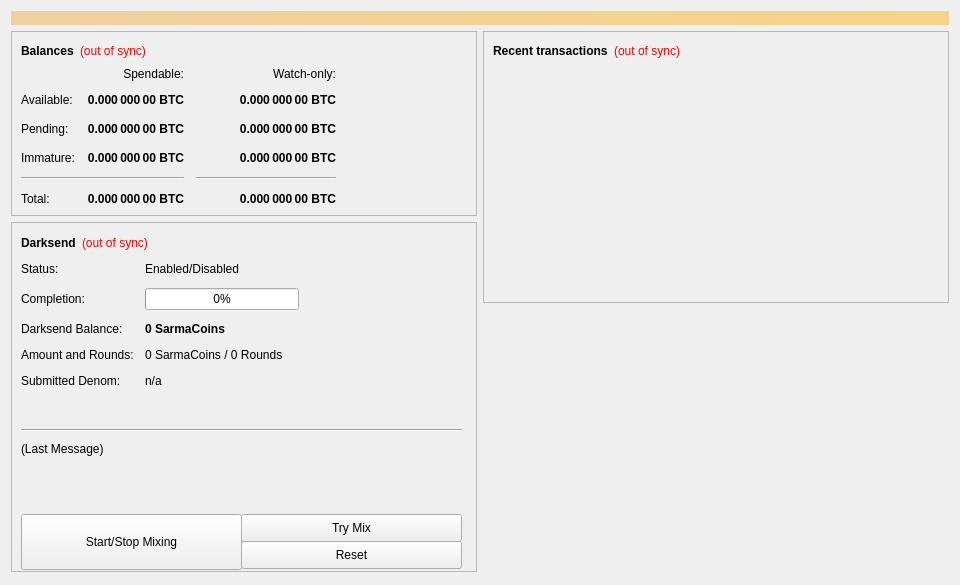
<?xml version="1.0" encoding="UTF-8"?>
<ui version="4.0">
 <class>OverviewPage</class>
 <widget class="QWidget" name="OverviewPage">
  <property name="geometry">
   <rect>
    <x>0</x>
    <y>0</y>
    <width>960</width>
    <height>585</height>
   </rect>
  </property>
  <property name="minimumSize">
   <size>
    <width>960</width>
    <height>0</height>
   </size>
  </property>
  <property name="windowTitle">
   <string>Form</string>
  </property>
  <layout class="QVBoxLayout" name="topLayout">
   <item>
    <widget class="QLabel" name="labelAlerts">
     <property name="visible">
      <bool>false</bool>
     </property>
     <property name="styleSheet">
      <string notr="true">background-color: qlineargradient(x1: 0, y1: 0, x2: 1, y2: 0, stop:0 #F0D0A0, stop:1 #F8D488); color:#000000;</string>
     </property>
     <property name="wordWrap">
      <bool>true</bool>
     </property>
     <property name="margin">
      <number>3</number>
     </property>
    </widget>
   </item>
   <item>
    <layout class="QHBoxLayout" name="horizontalLayout" stretch="1,1">
     <item>
      <layout class="QVBoxLayout" name="verticalLayout_2">
       <item>
        <widget class="QFrame" name="frame">
         <property name="frameShape">
          <enum>QFrame::StyledPanel</enum>
         </property>
         <property name="frameShadow">
          <enum>QFrame::Raised</enum>
         </property>
         <layout class="QVBoxLayout" name="verticalLayout_4">
          <item>
           <layout class="QHBoxLayout" name="horizontalLayout_4">
            <item>
             <widget class="QLabel" name="label_5">
              <property name="font">
               <font>
                <weight>75</weight>
                <bold>true</bold>
               </font>
              </property>
              <property name="text">
               <string>Balances</string>
              </property>
             </widget>
            </item>
            <item>
             <widget class="QLabel" name="labelWalletStatus">
              <property name="cursor">
               <cursorShape>WhatsThisCursor</cursorShape>
              </property>
              <property name="toolTip">
               <string>The displayed information may be out of date. Your wallet automatically synchronizes with the SarmaCoins network after a connection is established, but this process has not completed yet.</string>
              </property>
              <property name="styleSheet">
               <string notr="true">QLabel { color: red; }</string>
              </property>
              <property name="text">
               <string notr="true">(out of sync)</string>
              </property>
              <property name="alignment">
               <set>Qt::AlignLeading|Qt::AlignLeft|Qt::AlignVCenter</set>
              </property>
             </widget>
            </item>
            <item>
             <spacer name="horizontalSpacer_3">
              <property name="orientation">
               <enum>Qt::Horizontal</enum>
              </property>
              <property name="sizeHint" stdset="0">
               <size>
                <width>40</width>
                <height>20</height>
               </size>
              </property>
             </spacer>
            </item>
           </layout>
          </item>
          <item>
           <layout class="QGridLayout" name="gridLayout">
            <property name="spacing">
             <number>12</number>
            </property>
            <item row="2" column="2">
             <widget class="QLabel" name="labelWatchPending">
              <property name="font">
               <font>
                <weight>75</weight>
                <bold>true</bold>
               </font>
              </property>
              <property name="cursor">
               <cursorShape>IBeamCursor</cursorShape>
              </property>
              <property name="toolTip">
               <string>Unconfirmed transactions to watch-only addresses</string>
              </property>
              <property name="text">
               <string notr="true">0.000 000 00 BTC</string>
              </property>
              <property name="alignment">
               <set>Qt::AlignRight|Qt::AlignTrailing|Qt::AlignVCenter</set>
              </property>
              <property name="textInteractionFlags">
               <set>Qt::LinksAccessibleByMouse|Qt::TextSelectableByKeyboard|Qt::TextSelectableByMouse</set>
              </property>
             </widget>
            </item>
            <item row="2" column="1">
             <widget class="QLabel" name="labelUnconfirmed">
              <property name="font">
               <font>
                <weight>75</weight>
                <bold>true</bold>
               </font>
              </property>
              <property name="cursor">
               <cursorShape>IBeamCursor</cursorShape>
              </property>
              <property name="toolTip">
               <string>Total of transactions that have yet to be confirmed, and do not yet count toward the spendable balance</string>
              </property>
              <property name="text">
               <string notr="true">0.000 000 00 BTC</string>
              </property>
              <property name="alignment">
               <set>Qt::AlignRight|Qt::AlignTrailing|Qt::AlignVCenter</set>
              </property>
              <property name="textInteractionFlags">
               <set>Qt::LinksAccessibleByMouse|Qt::TextSelectableByKeyboard|Qt::TextSelectableByMouse</set>
              </property>
             </widget>
            </item>
            <item row="3" column="2">
             <widget class="QLabel" name="labelWatchImmature">
              <property name="font">
               <font>
                <weight>75</weight>
                <bold>true</bold>
               </font>
              </property>
              <property name="cursor">
               <cursorShape>IBeamCursor</cursorShape>
              </property>
              <property name="toolTip">
               <string>Mined balance in watch-only addresses that has not yet matured</string>
              </property>
              <property name="text">
               <string notr="true">0.000 000 00 BTC</string>
              </property>
              <property name="alignment">
               <set>Qt::AlignRight|Qt::AlignTrailing|Qt::AlignVCenter</set>
              </property>
              <property name="textInteractionFlags">
               <set>Qt::LinksAccessibleByMouse|Qt::TextSelectableByKeyboard|Qt::TextSelectableByMouse</set>
              </property>
             </widget>
            </item>
            <item row="4" column="0" colspan="2">
             <widget class="Line" name="lineSpendableBalance">
              <property name="orientation">
               <enum>Qt::Horizontal</enum>
              </property>
             </widget>
            </item>
            <item row="4" column="2">
             <widget class="Line" name="lineWatchBalance">
              <property name="sizePolicy">
               <sizepolicy hsizetype="Preferred" vsizetype="Fixed">
                <horstretch>0</horstretch>
                <verstretch>0</verstretch>
               </sizepolicy>
              </property>
              <property name="minimumSize">
               <size>
                <width>140</width>
                <height>0</height>
               </size>
              </property>
              <property name="orientation">
               <enum>Qt::Horizontal</enum>
              </property>
             </widget>
            </item>
            <item row="5" column="0">
             <widget class="QLabel" name="labelTotalText">
              <property name="text">
               <string>Total:</string>
              </property>
             </widget>
            </item>
            <item row="3" column="1">
             <widget class="QLabel" name="labelImmature">
              <property name="font">
               <font>
                <weight>75</weight>
                <bold>true</bold>
               </font>
              </property>
              <property name="cursor">
               <cursorShape>IBeamCursor</cursorShape>
              </property>
              <property name="toolTip">
               <string>Mined balance that has not yet matured</string>
              </property>
              <property name="text">
               <string notr="true">0.000 000 00 BTC</string>
              </property>
              <property name="alignment">
               <set>Qt::AlignRight|Qt::AlignTrailing|Qt::AlignVCenter</set>
              </property>
              <property name="textInteractionFlags">
               <set>Qt::LinksAccessibleByMouse|Qt::TextSelectableByKeyboard|Qt::TextSelectableByMouse</set>
              </property>
             </widget>
            </item>
            <item row="2" column="3">
             <spacer name="horizontalSpacer_2">
              <property name="orientation">
               <enum>Qt::Horizontal</enum>
              </property>
              <property name="sizeHint" stdset="0">
               <size>
                <width>40</width>
                <height>20</height>
               </size>
              </property>
             </spacer>
            </item>
            <item row="3" column="0">
             <widget class="QLabel" name="labelImmatureText">
              <property name="text">
               <string>Immature:</string>
              </property>
             </widget>
            </item>
            <item row="5" column="1">
             <widget class="QLabel" name="labelTotal">
              <property name="font">
               <font>
                <weight>75</weight>
                <bold>true</bold>
               </font>
              </property>
              <property name="cursor">
               <cursorShape>IBeamCursor</cursorShape>
              </property>
              <property name="toolTip">
               <string>Your current total balance</string>
              </property>
              <property name="text">
               <string notr="true">0.000 000 00 BTC</string>
              </property>
              <property name="alignment">
               <set>Qt::AlignRight|Qt::AlignTrailing|Qt::AlignVCenter</set>
              </property>
              <property name="textInteractionFlags">
               <set>Qt::LinksAccessibleByMouse|Qt::TextSelectableByKeyboard|Qt::TextSelectableByMouse</set>
              </property>
             </widget>
            </item>
            <item row="5" column="2">
             <widget class="QLabel" name="labelWatchTotal">
              <property name="font">
               <font>
                <weight>75</weight>
                <bold>true</bold>
               </font>
              </property>
              <property name="cursor">
               <cursorShape>IBeamCursor</cursorShape>
              </property>
              <property name="toolTip">
               <string>Current total balance in watch-only addresses</string>
              </property>
              <property name="text">
               <string notr="true">0.000 000 00 BTC</string>
              </property>
              <property name="alignment">
               <set>Qt::AlignRight|Qt::AlignTrailing|Qt::AlignVCenter</set>
              </property>
              <property name="textInteractionFlags">
               <set>Qt::LinksAccessibleByMouse|Qt::TextSelectableByKeyboard|Qt::TextSelectableByMouse</set>
              </property>
             </widget>
            </item>
            <item row="0" column="2">
             <widget class="QLabel" name="labelWatchonly">
              <property name="text">
               <string>Watch-only:</string>
              </property>
              <property name="alignment">
               <set>Qt::AlignRight|Qt::AlignTrailing|Qt::AlignVCenter</set>
              </property>
             </widget>
            </item>
            <item row="1" column="0">
             <widget class="QLabel" name="labelBalanceText">
              <property name="text">
               <string>Available:</string>
              </property>
             </widget>
            </item>
            <item row="1" column="1">
             <widget class="QLabel" name="labelBalance">
              <property name="font">
               <font>
                <weight>75</weight>
                <bold>true</bold>
               </font>
              </property>
              <property name="cursor">
               <cursorShape>IBeamCursor</cursorShape>
              </property>
              <property name="toolTip">
               <string>Your current spendable balance</string>
              </property>
              <property name="text">
               <string notr="true">0.000 000 00 BTC</string>
              </property>
              <property name="alignment">
               <set>Qt::AlignRight|Qt::AlignTrailing|Qt::AlignVCenter</set>
              </property>
              <property name="textInteractionFlags">
               <set>Qt::LinksAccessibleByMouse|Qt::TextSelectableByKeyboard|Qt::TextSelectableByMouse</set>
              </property>
             </widget>
            </item>
            <item row="1" column="2">
             <widget class="QLabel" name="labelWatchAvailable">
              <property name="font">
               <font>
                <weight>75</weight>
                <bold>true</bold>
               </font>
              </property>
              <property name="cursor">
               <cursorShape>IBeamCursor</cursorShape>
              </property>
              <property name="toolTip">
               <string>Your current balance in watch-only addresses</string>
              </property>
              <property name="text">
               <string notr="true">0.000 000 00 BTC</string>
              </property>
              <property name="alignment">
               <set>Qt::AlignRight|Qt::AlignTrailing|Qt::AlignVCenter</set>
              </property>
              <property name="textInteractionFlags">
               <set>Qt::LinksAccessibleByMouse|Qt::TextSelectableByKeyboard|Qt::TextSelectableByMouse</set>
              </property>
             </widget>
            </item>
            <item row="2" column="0">
             <widget class="QLabel" name="labelPendingText">
              <property name="text">
               <string>Pending:</string>
              </property>
             </widget>
            </item>
            <item row="0" column="1">
             <widget class="QLabel" name="labelSpendable">
              <property name="text">
               <string>Spendable:</string>
              </property>
              <property name="alignment">
               <set>Qt::AlignRight|Qt::AlignTrailing|Qt::AlignVCenter</set>
              </property>
             </widget>
            </item>
           </layout>
          </item>
         </layout>
        </widget>
       </item>
       <item>
        <widget class="QFrame" name="frameDarksend">
         <property name="minimumSize">
          <size>
           <width>0</width>
           <height>350</height>
          </size>
         </property>
         <property name="layoutDirection">
          <enum>Qt::LeftToRight</enum>
         </property>
         <property name="frameShape">
          <enum>QFrame::StyledPanel</enum>
         </property>
         <property name="frameShadow">
          <enum>QFrame::Raised</enum>
         </property>
         <widget class="QWidget" name="formLayoutWidget">
          <property name="geometry">
           <rect>
            <x>10</x>
            <y>40</y>
            <width>451</width>
            <height>161</height>
           </rect>
          </property>
          <layout class="QFormLayout" name="formLayout">
           <property name="fieldGrowthPolicy">
            <enum>QFormLayout::AllNonFixedFieldsGrow</enum>
           </property>
           <property name="horizontalSpacing">
            <number>11</number>
           </property>
           <property name="verticalSpacing">
            <number>12</number>
           </property>
           <item row="0" column="0">
            <widget class="QLabel" name="label_6">
             <property name="text">
              <string>Status:</string>
             </property>
            </widget>
           </item>
           <item row="1" column="0">
            <widget class="QLabel" name="label_7">
             <property name="text">
              <string>Completion:</string>
             </property>
            </widget>
           </item>
           <item row="1" column="1">
            <widget class="QProgressBar" name="darksendProgress">
             <property name="maximumSize">
              <size>
               <width>154</width>
               <height>16777215</height>
              </size>
             </property>
             <property name="value">
              <number>0</number>
             </property>
            </widget>
           </item>
           <item row="2" column="0">
            <widget class="QLabel" name="labelAnonymizedText">
             <property name="text">
              <string>Darksend Balance:</string>
             </property>
            </widget>
           </item>
           <item row="2" column="1">
            <widget class="QLabel" name="labelAnonymized">
             <property name="font">
              <font>
               <weight>75</weight>
               <bold>true</bold>
              </font>
             </property>
             <property name="text">
              <string notr="true">0 SarmaCoins</string>
             </property>
            </widget>
           </item>
           <item row="3" column="0">
            <widget class="QLabel" name="label_8">
             <property name="text">
              <string>Amount and Rounds:</string>
             </property>
            </widget>
           </item>
           <item row="3" column="1">
            <widget class="QLabel" name="labelAmountRounds">
             <property name="text">
              <string>0 SarmaCoins / 0 Rounds</string>
             </property>
            </widget>
           </item>
           <item row="4" column="0">
            <widget class="QLabel" name="label_9">
             <property name="text">
              <string>Submitted Denom:</string>
             </property>
            </widget>
           </item>
           <item row="4" column="1">
            <widget class="QLabel" name="labelSubmittedDenom">
             <property name="toolTip">
              <string>The denominations you submitted to the Masternode.&lt;br&gt;To mix, other users must submit the exact same denominations.</string>
             </property>
             <property name="text">
              <string>n/a</string>
             </property>
            </widget>
           </item>
           <item row="0" column="1">
            <widget class="QLabel" name="darksendEnabled">
             <property name="text">
              <string>Enabled/Disabled</string>
             </property>
            </widget>
           </item>
          </layout>
         </widget>
         <widget class="QPushButton" name="runAutoDenom">
          <property name="geometry">
           <rect>
            <x>251</x>
            <y>17</y>
            <width>1</width>
            <height>1</height>
           </rect>
          </property>
          <property name="palette">
           <palette>
            <active>
             <colorrole role="WindowText">
              <brush brushstyle="SolidPattern">
               <color alpha="255">
                <red>0</red>
                <green>0</green>
                <blue>0</blue>
               </color>
              </brush>
             </colorrole>
             <colorrole role="Button">
              <brush brushstyle="SolidPattern">
               <color alpha="255">
                <red>239</red>
                <green>238</green>
                <blue>238</blue>
               </color>
              </brush>
             </colorrole>
             <colorrole role="Light">
              <brush brushstyle="SolidPattern">
               <color alpha="255">
                <red>255</red>
                <green>255</green>
                <blue>255</blue>
               </color>
              </brush>
             </colorrole>
             <colorrole role="Midlight">
              <brush brushstyle="SolidPattern">
               <color alpha="255">
                <red>247</red>
                <green>246</green>
                <blue>246</blue>
               </color>
              </brush>
             </colorrole>
             <colorrole role="Dark">
              <brush brushstyle="SolidPattern">
               <color alpha="255">
                <red>119</red>
                <green>119</green>
                <blue>119</blue>
               </color>
              </brush>
             </colorrole>
             <colorrole role="Mid">
              <brush brushstyle="SolidPattern">
               <color alpha="255">
                <red>159</red>
                <green>159</green>
                <blue>159</blue>
               </color>
              </brush>
             </colorrole>
             <colorrole role="Text">
              <brush brushstyle="SolidPattern">
               <color alpha="255">
                <red>0</red>
                <green>0</green>
                <blue>0</blue>
               </color>
              </brush>
             </colorrole>
             <colorrole role="BrightText">
              <brush brushstyle="SolidPattern">
               <color alpha="255">
                <red>255</red>
                <green>255</green>
                <blue>255</blue>
               </color>
              </brush>
             </colorrole>
             <colorrole role="ButtonText">
              <brush brushstyle="SolidPattern">
               <color alpha="255">
                <red>0</red>
                <green>0</green>
                <blue>0</blue>
               </color>
              </brush>
             </colorrole>
             <colorrole role="Base">
              <brush brushstyle="SolidPattern">
               <color alpha="255">
                <red>255</red>
                <green>255</green>
                <blue>255</blue>
               </color>
              </brush>
             </colorrole>
             <colorrole role="Window">
              <brush brushstyle="SolidPattern">
               <color alpha="255">
                <red>239</red>
                <green>238</green>
                <blue>238</blue>
               </color>
              </brush>
             </colorrole>
             <colorrole role="Shadow">
              <brush brushstyle="SolidPattern">
               <color alpha="255">
                <red>0</red>
                <green>0</green>
                <blue>0</blue>
               </color>
              </brush>
             </colorrole>
             <colorrole role="AlternateBase">
              <brush brushstyle="SolidPattern">
               <color alpha="255">
                <red>247</red>
                <green>246</green>
                <blue>246</blue>
               </color>
              </brush>
             </colorrole>
             <colorrole role="ToolTipBase">
              <brush brushstyle="SolidPattern">
               <color alpha="255">
                <red>255</red>
                <green>255</green>
                <blue>220</blue>
               </color>
              </brush>
             </colorrole>
             <colorrole role="ToolTipText">
              <brush brushstyle="SolidPattern">
               <color alpha="255">
                <red>0</red>
                <green>0</green>
                <blue>0</blue>
               </color>
              </brush>
             </colorrole>
            </active>
            <inactive>
             <colorrole role="WindowText">
              <brush brushstyle="SolidPattern">
               <color alpha="255">
                <red>0</red>
                <green>0</green>
                <blue>0</blue>
               </color>
              </brush>
             </colorrole>
             <colorrole role="Button">
              <brush brushstyle="SolidPattern">
               <color alpha="255">
                <red>239</red>
                <green>238</green>
                <blue>238</blue>
               </color>
              </brush>
             </colorrole>
             <colorrole role="Light">
              <brush brushstyle="SolidPattern">
               <color alpha="255">
                <red>255</red>
                <green>255</green>
                <blue>255</blue>
               </color>
              </brush>
             </colorrole>
             <colorrole role="Midlight">
              <brush brushstyle="SolidPattern">
               <color alpha="255">
                <red>247</red>
                <green>246</green>
                <blue>246</blue>
               </color>
              </brush>
             </colorrole>
             <colorrole role="Dark">
              <brush brushstyle="SolidPattern">
               <color alpha="255">
                <red>119</red>
                <green>119</green>
                <blue>119</blue>
               </color>
              </brush>
             </colorrole>
             <colorrole role="Mid">
              <brush brushstyle="SolidPattern">
               <color alpha="255">
                <red>159</red>
                <green>159</green>
                <blue>159</blue>
               </color>
              </brush>
             </colorrole>
             <colorrole role="Text">
              <brush brushstyle="SolidPattern">
               <color alpha="255">
                <red>0</red>
                <green>0</green>
                <blue>0</blue>
               </color>
              </brush>
             </colorrole>
             <colorrole role="BrightText">
              <brush brushstyle="SolidPattern">
               <color alpha="255">
                <red>255</red>
                <green>255</green>
                <blue>255</blue>
               </color>
              </brush>
             </colorrole>
             <colorrole role="ButtonText">
              <brush brushstyle="SolidPattern">
               <color alpha="255">
                <red>0</red>
                <green>0</green>
                <blue>0</blue>
               </color>
              </brush>
             </colorrole>
             <colorrole role="Base">
              <brush brushstyle="SolidPattern">
               <color alpha="255">
                <red>255</red>
                <green>255</green>
                <blue>255</blue>
               </color>
              </brush>
             </colorrole>
             <colorrole role="Window">
              <brush brushstyle="SolidPattern">
               <color alpha="255">
                <red>239</red>
                <green>238</green>
                <blue>238</blue>
               </color>
              </brush>
             </colorrole>
             <colorrole role="Shadow">
              <brush brushstyle="SolidPattern">
               <color alpha="255">
                <red>0</red>
                <green>0</green>
                <blue>0</blue>
               </color>
              </brush>
             </colorrole>
             <colorrole role="AlternateBase">
              <brush brushstyle="SolidPattern">
               <color alpha="255">
                <red>247</red>
                <green>246</green>
                <blue>246</blue>
               </color>
              </brush>
             </colorrole>
             <colorrole role="ToolTipBase">
              <brush brushstyle="SolidPattern">
               <color alpha="255">
                <red>255</red>
                <green>255</green>
                <blue>220</blue>
               </color>
              </brush>
             </colorrole>
             <colorrole role="ToolTipText">
              <brush brushstyle="SolidPattern">
               <color alpha="255">
                <red>0</red>
                <green>0</green>
                <blue>0</blue>
               </color>
              </brush>
             </colorrole>
            </inactive>
            <disabled>
             <colorrole role="WindowText">
              <brush brushstyle="SolidPattern">
               <color alpha="255">
                <red>119</red>
                <green>119</green>
                <blue>119</blue>
               </color>
              </brush>
             </colorrole>
             <colorrole role="Button">
              <brush brushstyle="SolidPattern">
               <color alpha="255">
                <red>239</red>
                <green>238</green>
                <blue>238</blue>
               </color>
              </brush>
             </colorrole>
             <colorrole role="Light">
              <brush brushstyle="SolidPattern">
               <color alpha="255">
                <red>255</red>
                <green>255</green>
                <blue>255</blue>
               </color>
              </brush>
             </colorrole>
             <colorrole role="Midlight">
              <brush brushstyle="SolidPattern">
               <color alpha="255">
                <red>247</red>
                <green>246</green>
                <blue>246</blue>
               </color>
              </brush>
             </colorrole>
             <colorrole role="Dark">
              <brush brushstyle="SolidPattern">
               <color alpha="255">
                <red>119</red>
                <green>119</green>
                <blue>119</blue>
               </color>
              </brush>
             </colorrole>
             <colorrole role="Mid">
              <brush brushstyle="SolidPattern">
               <color alpha="255">
                <red>159</red>
                <green>159</green>
                <blue>159</blue>
               </color>
              </brush>
             </colorrole>
             <colorrole role="Text">
              <brush brushstyle="SolidPattern">
               <color alpha="255">
                <red>119</red>
                <green>119</green>
                <blue>119</blue>
               </color>
              </brush>
             </colorrole>
             <colorrole role="BrightText">
              <brush brushstyle="SolidPattern">
               <color alpha="255">
                <red>255</red>
                <green>255</green>
                <blue>255</blue>
               </color>
              </brush>
             </colorrole>
             <colorrole role="ButtonText">
              <brush brushstyle="SolidPattern">
               <color alpha="255">
                <red>119</red>
                <green>119</green>
                <blue>119</blue>
               </color>
              </brush>
             </colorrole>
             <colorrole role="Base">
              <brush brushstyle="SolidPattern">
               <color alpha="255">
                <red>239</red>
                <green>238</green>
                <blue>238</blue>
               </color>
              </brush>
             </colorrole>
             <colorrole role="Window">
              <brush brushstyle="SolidPattern">
               <color alpha="255">
                <red>239</red>
                <green>238</green>
                <blue>238</blue>
               </color>
              </brush>
             </colorrole>
             <colorrole role="Shadow">
              <brush brushstyle="SolidPattern">
               <color alpha="255">
                <red>0</red>
                <green>0</green>
                <blue>0</blue>
               </color>
              </brush>
             </colorrole>
             <colorrole role="AlternateBase">
              <brush brushstyle="SolidPattern">
               <color alpha="255">
                <red>239</red>
                <green>238</green>
                <blue>238</blue>
               </color>
              </brush>
             </colorrole>
             <colorrole role="ToolTipBase">
              <brush brushstyle="SolidPattern">
               <color alpha="255">
                <red>255</red>
                <green>255</green>
                <blue>220</blue>
               </color>
              </brush>
             </colorrole>
             <colorrole role="ToolTipText">
              <brush brushstyle="SolidPattern">
               <color alpha="255">
                <red>0</red>
                <green>0</green>
                <blue>0</blue>
               </color>
              </brush>
             </colorrole>
            </disabled>
           </palette>
          </property>
          <property name="focusPolicy">
           <enum>Qt::NoFocus</enum>
          </property>
          <property name="autoFillBackground">
           <bool>true</bool>
          </property>
          <property name="text">
           <string/>
          </property>
          <property name="flat">
           <bool>true</bool>
          </property>
         </widget>
         <widget class="QPushButton" name="toggleDarksend">
          <property name="geometry">
           <rect>
            <x>10</x>
            <y>292</y>
            <width>221</width>
            <height>56</height>
           </rect>
          </property>
          <property name="sizePolicy">
           <sizepolicy hsizetype="MinimumExpanding" vsizetype="Fixed">
            <horstretch>0</horstretch>
            <verstretch>0</verstretch>
           </sizepolicy>
          </property>
          <property name="text">
           <string>Start/Stop Mixing</string>
          </property>
         </widget>
         <widget class="Line" name="lineLastMessage">
          <property name="geometry">
           <rect>
            <x>10</x>
            <y>200</y>
            <width>441</width>
            <height>16</height>
           </rect>
          </property>
          <property name="orientation">
           <enum>Qt::Horizontal</enum>
          </property>
         </widget>
         <widget class="QLabel" name="darksendStatus">
          <property name="geometry">
           <rect>
            <x>10</x>
            <y>220</y>
            <width>451</width>
            <height>61</height>
           </rect>
          </property>
          <property name="minimumSize">
           <size>
            <width>288</width>
            <height>43</height>
           </size>
          </property>
          <property name="text">
           <string>(Last Message)</string>
          </property>
          <property name="alignment">
           <set>Qt::AlignLeading|Qt::AlignLeft|Qt::AlignTop</set>
          </property>
          <property name="wordWrap">
           <bool>true</bool>
          </property>
         </widget>
         <widget class="QPushButton" name="darksendAuto">
          <property name="geometry">
           <rect>
            <x>230</x>
            <y>292</y>
            <width>221</width>
            <height>28</height>
           </rect>
          </property>
          <property name="sizePolicy">
           <sizepolicy hsizetype="MinimumExpanding" vsizetype="Fixed">
            <horstretch>0</horstretch>
            <verstretch>0</verstretch>
           </sizepolicy>
          </property>
          <property name="toolTip">
           <string>Try to manually submit a Darksend request.</string>
          </property>
          <property name="text">
           <string>Try Mix</string>
          </property>
         </widget>
         <widget class="QPushButton" name="darksendReset">
          <property name="geometry">
           <rect>
            <x>230</x>
            <y>319</y>
            <width>221</width>
            <height>28</height>
           </rect>
          </property>
          <property name="sizePolicy">
           <sizepolicy hsizetype="MinimumExpanding" vsizetype="Fixed">
            <horstretch>0</horstretch>
            <verstretch>0</verstretch>
           </sizepolicy>
          </property>
          <property name="toolTip">
           <string>Reset the current status of Darksend (can interrupt Darksend if it's in the process of Mixing, which can cost you money!)</string>
          </property>
          <property name="autoFillBackground">
           <bool>false</bool>
          </property>
          <property name="text">
           <string>Reset</string>
          </property>
         </widget>
         <widget class="QWidget" name="layoutWidget">
          <property name="geometry">
           <rect>
            <x>10</x>
            <y>10</y>
            <width>431</width>
            <height>22</height>
           </rect>
          </property>
          <layout class="QHBoxLayout" name="horizontalLayout_5">
           <item>
            <widget class="QLabel" name="label_2">
             <property name="font">
              <font>
               <weight>75</weight>
               <bold>true</bold>
              </font>
             </property>
             <property name="text">
              <string>Darksend</string>
             </property>
            </widget>
           </item>
           <item>
            <widget class="QLabel" name="labelDarksendSyncStatus">
             <property name="toolTip">
              <string>The displayed information may be out of date. Your wallet automatically synchronizes with the SarmaCoins network after a connection is established, but this process has not completed yet.</string>
             </property>
             <property name="styleSheet">
              <string notr="true">QLabel { color: red; }</string>
             </property>
             <property name="text">
              <string notr="true">(out of sync)</string>
             </property>
             <property name="alignment">
              <set>Qt::AlignLeading|Qt::AlignLeft|Qt::AlignVCenter</set>
             </property>
            </widget>
           </item>
           <item>
            <spacer name="horizontalSpacer_4">
             <property name="orientation">
              <enum>Qt::Horizontal</enum>
             </property>
             <property name="sizeHint" stdset="0">
              <size>
               <width>40</width>
               <height>20</height>
              </size>
             </property>
            </spacer>
           </item>
          </layout>
         </widget>
        </widget>
       </item>
       <item>
        <spacer name="verticalSpacer">
         <property name="orientation">
          <enum>Qt::Vertical</enum>
         </property>
         <property name="sizeHint" stdset="0">
          <size>
           <width>20</width>
           <height>40</height>
          </size>
         </property>
        </spacer>
       </item>
      </layout>
     </item>
     <item>
      <layout class="QVBoxLayout" name="verticalLayout_3">
       <item>
        <widget class="QFrame" name="frame_2">
         <property name="frameShape">
          <enum>QFrame::StyledPanel</enum>
         </property>
         <property name="frameShadow">
          <enum>QFrame::Raised</enum>
         </property>
         <layout class="QVBoxLayout" name="verticalLayout">
          <item>
           <layout class="QHBoxLayout" name="horizontalLayout_2">
            <item>
             <widget class="QLabel" name="label_4">
              <property name="font">
               <font>
                <weight>75</weight>
                <bold>true</bold>
               </font>
              </property>
              <property name="text">
               <string>Recent transactions</string>
              </property>
             </widget>
            </item>
            <item>
             <widget class="QLabel" name="labelTransactionsStatus">
              <property name="cursor">
               <cursorShape>WhatsThisCursor</cursorShape>
              </property>
              <property name="toolTip">
               <string>The displayed information may be out of date. Your wallet automatically synchronizes with the SarmaCoins network after a connection is established, but this process has not completed yet.</string>
              </property>
              <property name="styleSheet">
               <string notr="true">QLabel { color: red; }</string>
              </property>
              <property name="text">
               <string notr="true">(out of sync)</string>
              </property>
              <property name="alignment">
               <set>Qt::AlignRight|Qt::AlignTrailing|Qt::AlignVCenter</set>
              </property>
             </widget>
            </item>
            <item>
             <spacer name="horizontalSpacer">
              <property name="orientation">
               <enum>Qt::Horizontal</enum>
              </property>
              <property name="sizeHint" stdset="0">
               <size>
                <width>40</width>
                <height>20</height>
               </size>
              </property>
             </spacer>
            </item>
           </layout>
          </item>
          <item>
           <widget class="QListView" name="listTransactions">
            <property name="styleSheet">
             <string notr="true">QListView { background: transparent; }</string>
            </property>
            <property name="frameShape">
             <enum>QFrame::NoFrame</enum>
            </property>
            <property name="verticalScrollBarPolicy">
             <enum>Qt::ScrollBarAlwaysOff</enum>
            </property>
            <property name="horizontalScrollBarPolicy">
             <enum>Qt::ScrollBarAlwaysOff</enum>
            </property>
            <property name="selectionMode">
             <enum>QAbstractItemView::NoSelection</enum>
            </property>
           </widget>
          </item>
         </layout>
        </widget>
       </item>
       <item>
        <spacer name="verticalSpacer_2">
         <property name="orientation">
          <enum>Qt::Vertical</enum>
         </property>
         <property name="sizeHint" stdset="0">
          <size>
           <width>20</width>
           <height>40</height>
          </size>
         </property>
        </spacer>
       </item>
      </layout>
     </item>
    </layout>
   </item>
  </layout>
 </widget>
 <resources/>
 <connections/>
</ui>
